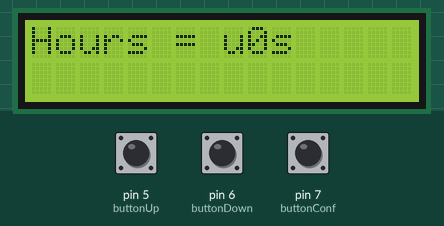
Simulated run of this sketch. Board: Arduino Uno, built with avr-gcc and run on an emulated ATmega328P. On the bench: 16×2 character LCD. The test bench sets the inputs (shaded band); at power-on: pin 7 (buttonConf) LOW, pin 5 (buttonUp) LOW, pin 6 (buttonDown) LOW.

Above: at 1.2 s.
1.3 s: pin 7 (buttonConf) pulled HIGH for 0.15 s
At 2.5 s:
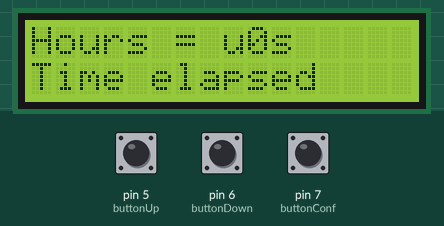
At 4.2 s:
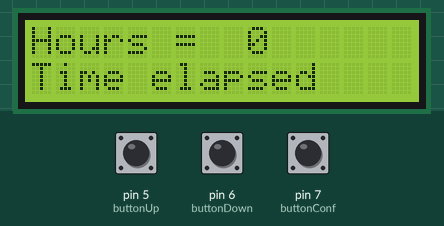
Timing chart, 0 to 5.7 s (numbered marks = the images above; inputs shaded):
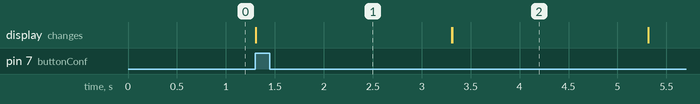

The sketch:

source_code_v1.ino
```cpp
#include <LiquidCrystal.h>

LiquidCrystal lcd(1, 2, 8, 9, 10, 11); //Creates a lcd object and defines the pins used on the Arduino

 const int buttonUp = 5; //Up button is digital pin 5
 const int buttonDown = 6; //Down button is digital pin 6
 const int buttonConf = 7; //Confirmation button is digital pin 7

 int buttonStateUp = 0;
 int buttonStateDown = 0;
 int buttonStateConf = 0;

 boolean upButtonPressed;
 boolean downButtonPressed;
 boolean Toggle;

 int hours = 0;

 unsigned long cur_time;
 unsigned long prev_time = 0;
 unsigned long interval = 0;

 boolean confirmation;


void setup() {
  // put your setup code here, to run once:
  lcd.begin(16, 2); //Starts the lcd and defines the dimensions

  //Setting the buttons as input sources
  pinMode(buttonUp, INPUT);
  pinMode(buttonDown, INPUT);
  pinMode(buttonConf, INPUT);

  lcd.setCursor(0, 0);
  lcd.print("Enter Hours");


}

void loop() {

  cur_time = millis();

  //Button states are checked every loop
  buttonStateUp = digitalRead(buttonUp);
  buttonStateDown = digitalRead(buttonDown);
  buttonStateConf = digitalRead(buttonConf);


// These if statements are used for determining which button has been pressed
  if (buttonStateUp == HIGH){

    upButtonPressed = true;

  }
  else if (buttonStateDown ==HIGH){

    downButtonPressed = true;

  }
  else if(buttonStateConf == HIGH){


    confirmation = true;

  }
  else {

    upButtonPressed = false;
    downButtonPressed = false;
    Toggle = false;

  }


  //These if statements are used to prevent 'bouncing' which allows us to get an accurate hours reading from the user
  if (upButtonPressed == true && Toggle == false && confirmation == false)
  {
    downButtonPressed = false;
    Toggle = true;
    toggle();
  }
  else if(downButtonPressed == true && Toggle == false && confirmation == false){
     upButtonPressed = false;
     Toggle = true;
     toggle();
  }


    lcd.setCursor(0, 0);
    lcd.print("Hours = ");
    lcd.setCursor(9, 0);
    lcd.print(hours, DEC);


    if ((cur_time - prev_time >= interval) && confirmation == true){

    prev_time = cur_time;

    lcd.setCursor(0, 1);
    lcd.print("Time elapsed");
    delay(2000);
    lcd.clear();

  }


}


 void toggle(){
  if (upButtonPressed == true){
    hours++;
  }
  if (downButtonPressed == true){
    hours--;
  }
  lcd.clear();

  interval = hours * 1000;


}
```

Measured:
- after the input at 1.3 s, the display: changes at once (image 1)
